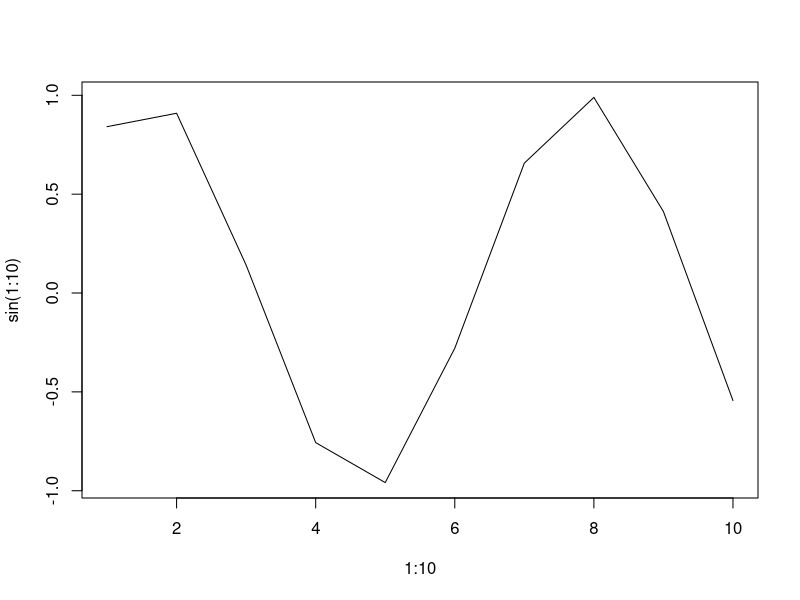
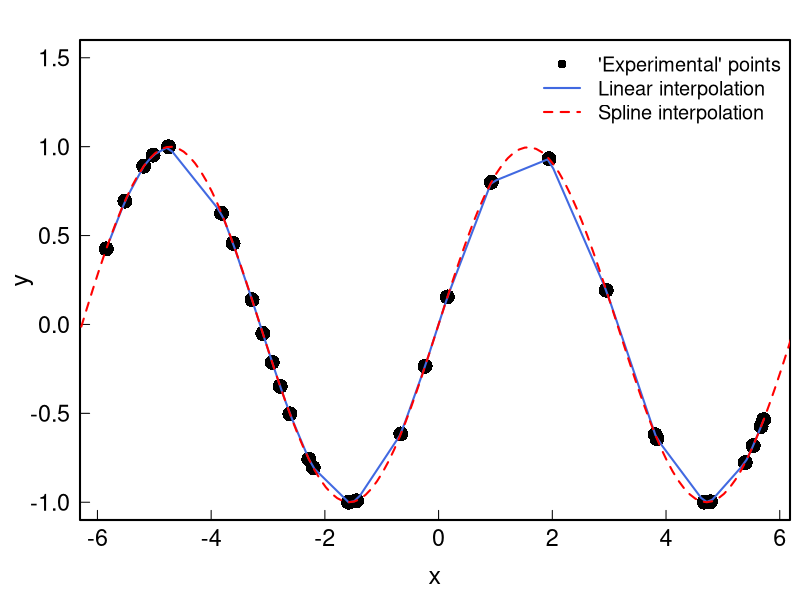
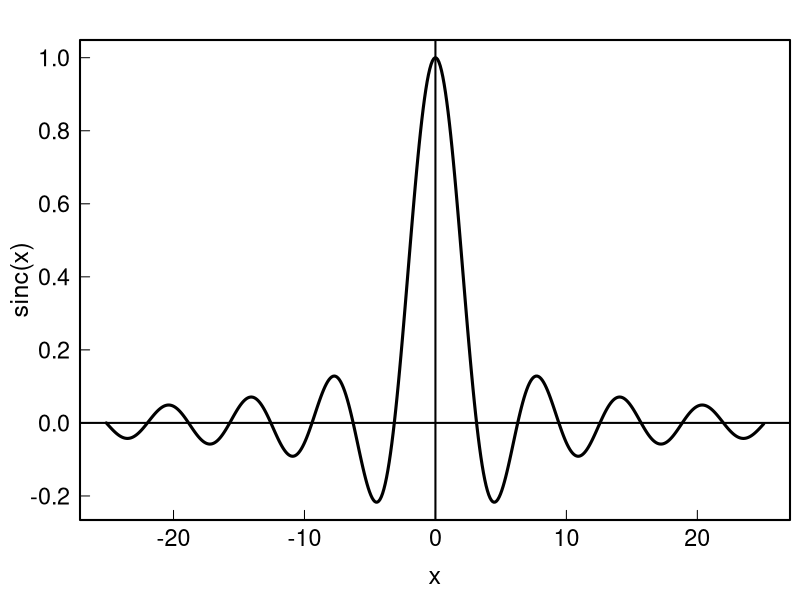

Source code (R) for these figures, in order:
## ---- chunk 1
geom_mean <- function(x, y){
    a <- sqrt(x*y)
}
geom_mean(1,2) #returns nothing
geom_mean <- function(x, y){
    a <- sqrt(x*y)
    a
}
geom_mean(1,2) #returns a
## ---- chunk 2
person <- function(name, age){
    list(name=name, age=age)
}
joe <- person(name="Joe", age=33)
joe
## ---- chunk 3
testfunc <- function(x,y=1){
    x*y
}
testfunc(1)
testfunc(1,y=2)
testfunc(1:3,y=.1)
## ---- chunk 4
testfunc2 <- function(x,...){
    head(x,...)
}
testfunc2(1:100)
testfunc2(1:100,2)
## ---- chunk 5
testfunc3 <- function(FUN,...){
    FUN(...)
}
testfunc3(sum,1:10)
testfunc3(plot, 1:10, sin(1:10), type="l")
## ---- chunk 6
xmin <- -2*pi; xmax <- 2*pi
x  <- runif(30, min=xmin, max=xmax)
xx <- seq(xmin, xmax, .1)
y  <- sin(x)
# Linear interpolation
lin_interp <- approxfun(x,y)        #is a function
lin_interp(0); lin_interp(pi)
yy_lin     <- approx(x, y, xout=xx) #is a list containing x and y

# Cubic spline interpolation
spl_interp <- splinefun(x,y)        #is a function
yy_spl     <- spline(x, y, xout=xx) #is a list containing x and y

par(family = "Helvetica", cex.lab=1.5, cex.axis=1.4, 
    mgp = c(2.4, .5, 0), tck=0.02, mar=c(4, 4, 2, .5), lwd=2, las=1)
plot(x, y, pch=16, cex=2, ylim=c(-1,1.5))
lines(xx, lin_interp(xx), col="royalblue") # equivalent to: lines(yy_lin, col="royalblue")
lines(xx, spl_interp(xx), col="red", lty=2)# equivalent to: lines(yy_spl, col="red")
legend("topright",
    cex=1.2,
    lty=c(NA, 1, 2),
    lwd=c(NA, 2, 2),
    pch=c(16, NA, NA),
    col=c("black", "royalblue", "red"),
    bty = "n",
    legend=c("'Experimental' points", "Linear interpolation", "Spline interpolation")
    )
## ---- chunk 7
sinc <- function(x, tol = sqrt(.Machine$double.eps) ){
    # sinus cardinal
    y <- rep(1,length(x))
    b <- which(abs(x)>tol)
    y[b] <- sin(x[b])/x[b]
    y
}
sinc(seq(-pi,pi,pi/4))
x <- seq(-8*pi,8*pi,.1)
plot(x, sinc(x), type="l", lwd=3);abline(h=0,v=0)
## ---- chunk 8
people <- function(ppl=tibble::tibble(), name=NA, age=NA, gender=NA, origin=NA){
    library(tibble)
    library(dplyr)
    bind_rows(ppl, tibble(name=name, age=age, gender=gender, origin=origin))
}
ppl <- people(name="Colin", age=33, gender="Male", origin="France")
ppl <- people(ppl=ppl, name="Vincent", age=39, gender="Male", origin="France")
ppl
